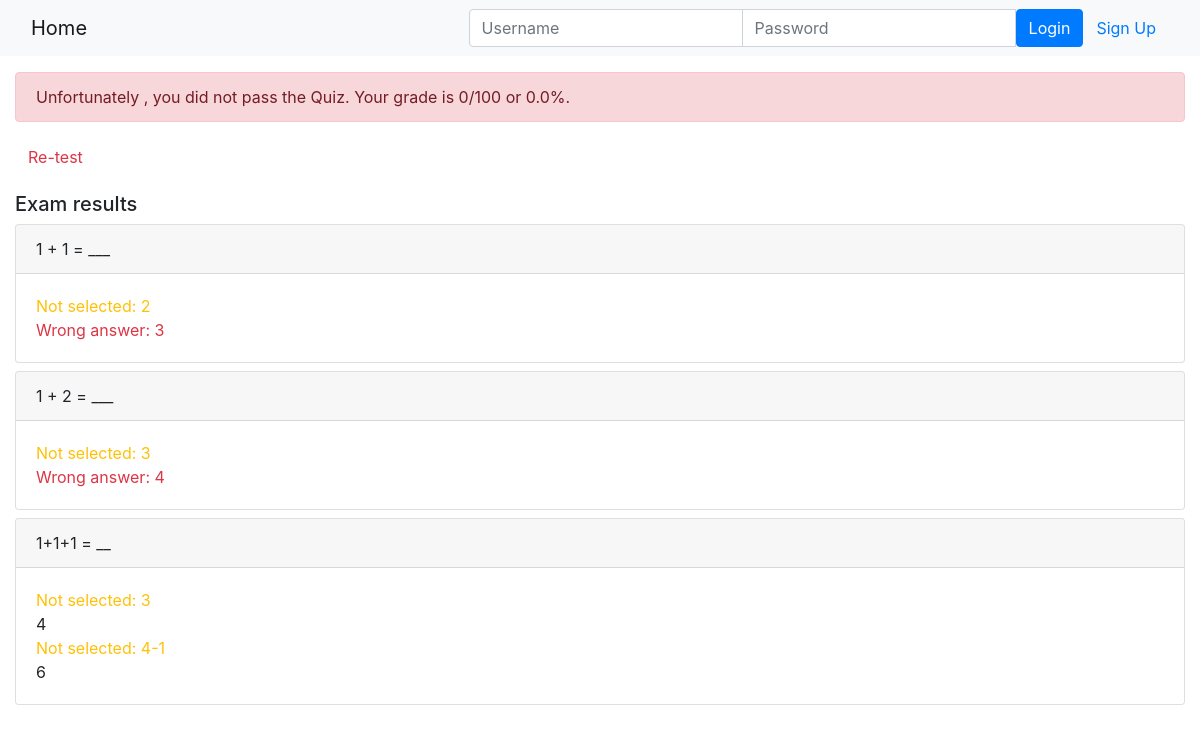
/onlinecourse/course/2/submission/2/result/, run on the app's committed database.
### onlinecourse/models.py (models this page shows, shortened)
class Question(models.Model):
    lesson = models.ForeignKey(Lesson, on_delete=models.CASCADE, null=True, blank=True)
    course = models.ForeignKey(Course, on_delete=models.CASCADE, default=1)
    title = models.CharField(max_length=100, default='Default Title, Please add a New One')
    question_text = models.TextField(max_length=1000, default='Default Question Text, Please add a New One')
    question_grade = models.PositiveBigIntegerField()

class Choice(models.Model):
    choice_text = models.CharField(max_length=200, default="choice_text")
    is_correct = models.BooleanField(default=False)
    question = models.ForeignKey(Question, on_delete=models.CASCADE)

### onlinecourse/views.py (the view)
# urls.py: path('course/<int:course_id>/submission/<int:submission_id>/result/', views.show_exam_result , name='show_exam_result')
def show_exam_result(request, course_id, submission_id):
    course = get_object_or_404(Course, id=course_id)
    submission = get_object_or_404(Submission, id=submission_id)
    exam_results, total_score, max_possible_score = get_exam_results(course, submission.choices.values_list('id', flat=True))
    percentage_grade = (total_score / max_possible_score) * 100 if max_possible_score else 0
    context = {
        'grade': total_score,
        'percentage_grade': percentage_grade,
        'score_out_of_hundred': f"{round(percentage_grade)}/100",
        'passed_exam': percentage_grade > 80,
        'course': course,
        'exam_results': exam_results,
        'submission_id': submission.id,
        'course_id': course.id
    }
    return render(request, 'onlinecourse/exam_result_bootstrap.html', context)

### onlinecourse/templates/onlinecourse/exam_result_bootstrap.html (shortened to what this page needs)
<!DOCTYPE html>
<html lang="en">
<head>
    {% load static %}
    <link rel="stylesheet" href="https://maxcdn.bootstrapcdn.com/bootstrap/4.5.2/css/bootstrap.min.css">
</head>
<body>
    <nav class="navbar navbar-expand-lg navbar-light bg-light">
        <div class="container-fluid">
            <a class="navbar-brand" href="{% url 'onlinecourse:index' %}">Home</a>
            <div class="collapse navbar-collapse" id="navbarNav">
                <ul class="navbar-nav ml-auto">
                    {% if user.is_authenticated %}
                    <li class="nav-item">
                        <a class="nav-link" href="#">{{ user.first_name }}({{ user.username }})</a>
                    </li>
                    <li class="nav-item">
                        <a class="nav-link" href="{% url 'onlinecourse:logout' %}">Logout</a>
                    </li>
                    {% else %}
                    <li class="nav-item">
                        <form class="form-inline" action="{% url 'onlinecourse:login' %}" method="post">
                            <div class="input-group">
                                <input type="text" class="form-control" placeholder="Username" name="username">
                                <input type="password" class="form-control" placeholder="Password" name="psw">
                                <button class="btn btn-primary" type="submit">Login</button>
                            </div>
                        </form>
                    </li>
                    <li class="nav-item">
                        <a class="btn btn-link" href="{% url 'onlinecourse:registration' %}">Sign Up</a>
                    </li>
                    {% endif %}
                </ul>
            </div>
        </div>
    </nav>
    <div class="container-fluid mt-3">
        {% if percentage_grade > 80 %}
        <div class="alert alert-success">
            Congratulations {{ user.first_name }}! You passed the exam with a grade of {{ score_out_of_hundred }} or {{ percentage_grade }}%
        </div>
        <a class="btn btn-link text-success" href="{% url 'onlinecourse:course_details' course_id %}">Back to Course</a>
        {% else %}
        <div class="alert alert-danger">
            Unfortunately {{ user.first_name }}, you did not pass the Quiz. Your grade is {{ score_out_of_hundred }} or {{ percentage_grade }}%.
        </div>
        <a class="btn btn-link text-danger" href="{% url 'onlinecourse:course_details' course_id %}">Re-test</a>
        {% endif %}
        <div class="mt-3">
            <h5>Exam results</h5>
            {% for question_text, correctly_selected, incorrectly_selected, not_selected_but_correct, not_needed_answers_texts, question_choices in exam_results %}
            <div class="card mb-2">
                <div class="card-header">
                    {{ question_text }}
                </div>
                <div class="card-body">
                    {% for choice in question_choices %}
                    <div>
                        {% if choice.choice_text in correctly_selected %}
                        <span class="text-success">Correct answer: {{ choice.choice_text }}</span>
                        {% elif choice.choice_text in incorrectly_selected %}
                        <span class="text-danger">Wrong answer: {{ choice.choice_text }}</span>
                        {% elif choice.choice_text in not_selected_but_correct %}
                        <span class="text-warning">Not selected: {{ choice.choice_text }}</span>
                        {% elif choice.choice_text in not_needed_answers_texts %}
                        {{ choice.choice_text }}
                        {% endif %}
                    </div>
                    {% endfor %}
                </div>
            </div>
            {% endfor %}
        </div>
    </div>
</body>
</html>

### data on the page
Question: exam_results "1 + 1 = ___"
Choice: choice_text "2"
Choice: choice_text "3"
Question: exam_results "1 + 2 = ___"
Choice: choice_text "3"
Choice: choice_text "4"
Question: exam_results "1+1+1 = __"
Choice: choice_text "3"
Choice: choice_text "4"
Choice: choice_text "4-1"
Choice: choice_text "6"

### other printed values
{{ score_out_of_hundred }} "0/100"
{{ percentage_grade }} "0.0"
